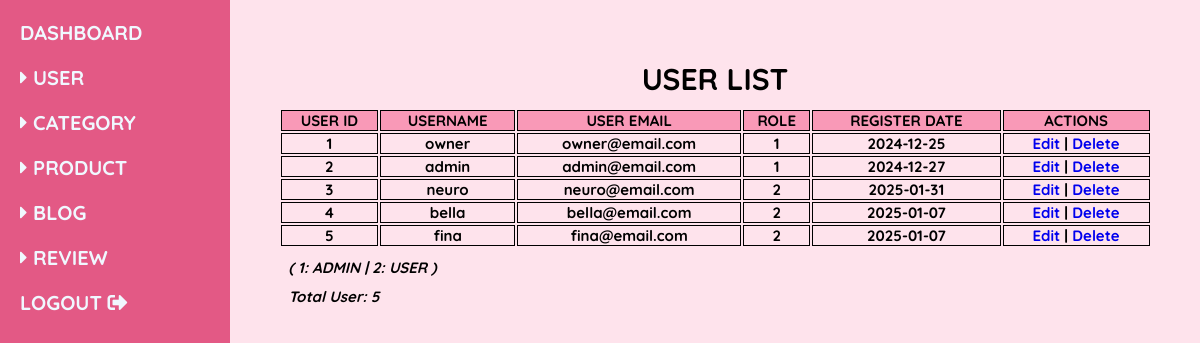
The page /admin/modules/user/admin_UserList.php on the database its author committed.
### tables this page shows
CREATE TABLE `user` (
  `userID` int(11) NOT NULL,
  `userName` varchar(100) NOT NULL,
  `userPwd` varchar(255) NOT NULL,
  `userEmail` varchar(100) NOT NULL,
  `regDate` date NOT NULL DEFAULT current_timestamp(),
  `userRoles` int(2) NOT NULL DEFAULT 2 COMMENT '1 - System Admin, 2 - Normal User'
);

### admin/modules/user/admin_UserList.php (the view, shortened to what this page needs)
<?php include("../../config/admin_config.php"); ?>
<!DOCTYPE html>
<!DOCTYPE html>
<html lang="en">
<head>
  <link rel="stylesheet" href="https://cdnjs.cloudflare.com/ajax/libs/font-awesome/5.15.4/css/all.min.css">
  <link rel="stylesheet" href="../../css/admin_Style.css">
</head>
<body>
  <?php include("../../includes/admin_SideNav.php"); ?>
  <section class="admin-dashboard">
    <div class="dashboard-container">
      <h2 id="admin-formTitle">USER LIST</h2>
      <div class="admin-userListContainer">
        <?php
          $sql_user = "SELECT u.userID, u.userName, u.userEmail, u.regDate, u.userRoles
          FROM user u
          ORDER BY u.userID ASC";
          $result = mysqli_query($conn, $sql_user);
          $rowcount = mysqli_num_rows($result);
        ?>
        <table id="user-table">
          <tr>
            <th>USER ID</th>
            <th>USERNAME</th>
            <th>USER EMAIL</th>
            <th>ROLE</th>
            <th>REGISTER DATE</th>
            <th>ACTIONS</th>
          </tr>
          <?php
            if ($rowcount > 0 ) {
              while ($row = mysqli_fetch_assoc($result)) {
                echo "<tr>";
                echo "<td>" . htmlspecialchars($row["userID"]) . "</td>";
                echo "<td>" . htmlspecialchars($row["userName"]) . "</td>";
                echo "<td>" . htmlspecialchars($row["userEmail"]) . "</td>";
                echo "<td>" . htmlspecialchars($row["userRoles"]) . "</td>";
                echo "<td>" . htmlspecialchars($row["regDate"]) . "</td>";
                echo "<td>";
                echo "<a href='admin_EditUser.php?id=" . urlencode($row["userID"]) . "'>Edit</a> | ";
                echo "<a href='admin_DeleteUser.php?id=" . urlencode($row["userID"]) . "' onclick='return confirm(\"Are you sure you want to delete this user?\");'>Delete</a>";
                echo "</td>";
              }
            }
            else {
              echo "<p>No results found.</p>";
            }
          ?>
        </table>
        <h2 id="list-row-count">( 1: ADMIN | 2: USER )</h2>
        <h2 id="list-row-count">Total User: <?php echo $rowcount; ?></h2>
      </div>
    </div>
  </section>
</body>

### admin/css/admin_Style.css (style rules this page uses)
:root { --pink-100: #FEE3EC; --pink-200: #F9C5D5; --pink-300: #F999B7; --pink-400: #F2789F; --pink-500: #E35985; --black: #070504; --black-shadow: 0px 4px 4px rgba(0, 0, 0, 0.25); --aliceblue: #f0f8ff; }
* { font-family: 'Quicksand', sans-serif; margin: 0; padding: 0; box-sizing: border-box; outline: none; border: none; text-decoration: none; }
html { font-size: 62.5%; overflow-x: hidden; background-color: var(--pink-100); }
.admin-dashboard { min-height: 100vh; display: flex; align-items: stretch; }
.admin-dashboard .dashboard-container { display: flex; flex-direction: column; justify-content: flex-start; align-items: center; margin-top: 1rem; margin-bottom: 10rem; margin-left: 23rem; width: 84.5%; height: 72rem; }
.admin-userListContainer { width: 90%; text-align: center; }
#user-table { width: 100%; font-size: 1.5rem; font-weight: bold; text-align: center; }
#user-table table, th, td { border: 1px solid; }
#user-table th { background-color: var(--pink-300); }
#list-row-count { font-size: 1.5rem; font-weight: bold; font-style: italic; text-align: start; margin: 1rem; }
#category-table table, th, td { border: 1px solid; }
#admin-formTitle { font-size: 3rem; text-align: center; padding-top: 5rem; margin-bottom: 1rem; }
#product-table table, th, td { border: 1px solid; }
#blog-table table, th, td { border: 1px solid; }
#review-table table, th, td { border: 1px solid; }

### rows shown on the page
user: userID "1", userName "owner", userEmail "owner@email.com", userRoles "1", regDate "2024-12-25"
user: userID "2", userName "admin", userEmail "admin@email.com", userRoles "1", regDate "2024-12-27"
user: userID "3", userName "neuro", userEmail "neuro@email.com", userRoles "2", regDate "2025-01-31"
user: userID "4", userName "bella", userEmail "bella@email.com", userRoles "2", regDate "2025-01-07"
user: userID "5", userName "fina", userEmail "fina@email.com", userRoles "2", regDate "2025-01-07"

### other values the page prints
$rowcount "5"
